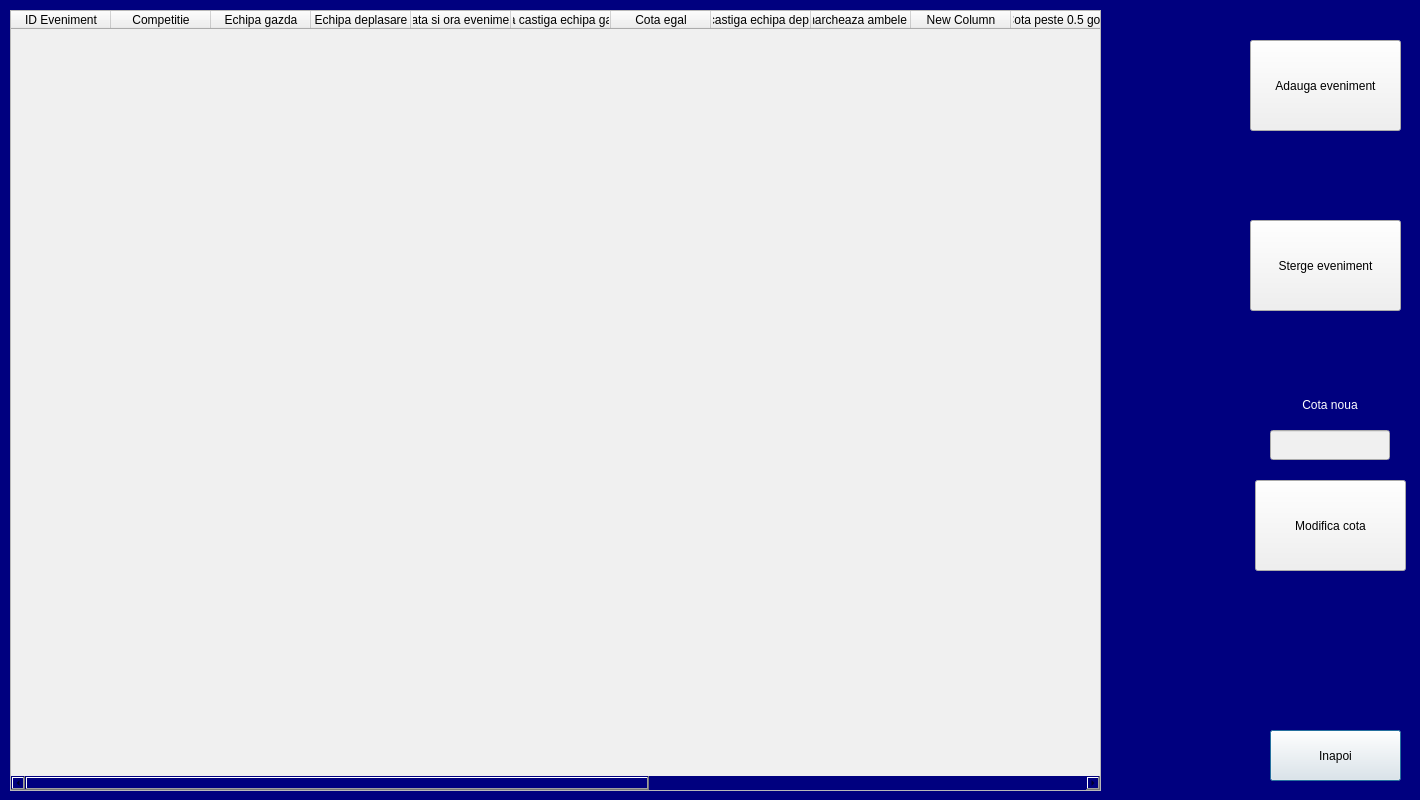
<?xml version="1.0" encoding="UTF-8"?>
<ui version="4.0">
 <class>Dialog</class>
 <widget class="QDialog" name="Dialog">
  <property name="geometry">
   <rect>
    <x>0</x>
    <y>0</y>
    <width>1420</width>
    <height>800</height>
   </rect>
  </property>
  <property name="windowTitle">
   <string>Dialog</string>
  </property>
  <property name="styleSheet">
   <string notr="true">background-color: rgb(0, 0, 127);</string>
  </property>
  <widget class="QTableWidget" name="tabel">
   <property name="geometry">
    <rect>
     <x>10</x>
     <y>10</y>
     <width>1091</width>
     <height>781</height>
    </rect>
   </property>
   <property name="styleSheet">
    <string notr="true">background-color: rgb(240, 240, 240);</string>
   </property>
   <column>
    <property name="text">
     <string>ID Eveniment</string>
    </property>
   </column>
   <column>
    <property name="text">
     <string>Competitie</string>
    </property>
   </column>
   <column>
    <property name="text">
     <string>Echipa gazda</string>
    </property>
   </column>
   <column>
    <property name="text">
     <string>Echipa deplasare</string>
    </property>
   </column>
   <column>
    <property name="text">
     <string>Data si ora eveniment</string>
    </property>
   </column>
   <column>
    <property name="text">
     <string>Cota castiga echipa gazda</string>
    </property>
   </column>
   <column>
    <property name="text">
     <string>Cota egal</string>
    </property>
   </column>
   <column>
    <property name="text">
     <string>Cota castiga echipa deplasare</string>
    </property>
   </column>
   <column>
    <property name="text">
     <string>Cota marcheaza ambele echipe</string>
    </property>
   </column>
   <column>
    <property name="text">
     <string>New Column</string>
    </property>
   </column>
   <column>
    <property name="text">
     <string>Cota peste 0.5 goluri</string>
    </property>
   </column>
   <column>
    <property name="text">
     <string>Cota sub 1.5 goluri</string>
    </property>
   </column>
   <column>
    <property name="text">
     <string>Cota peste 1.5 goluri</string>
    </property>
   </column>
   <column>
    <property name="text">
     <string>Cota sub 2.5 goluri</string>
    </property>
   </column>
   <column>
    <property name="text">
     <string>Cota peste 2.5 goluri</string>
    </property>
   </column>
   <column>
    <property name="text">
     <string>Cota sub 3.5 goluri</string>
    </property>
   </column>
   <column>
    <property name="text">
     <string>Cota peste 3.5 goluri</string>
    </property>
   </column>
  </widget>
  <widget class="QPushButton" name="butonInapoi">
   <property name="geometry">
    <rect>
     <x>1270</x>
     <y>730</y>
     <width>131</width>
     <height>51</height>
    </rect>
   </property>
   <property name="styleSheet">
    <string notr="true">background-color: rgb(240, 240, 240);</string>
   </property>
   <property name="text">
    <string>Inapoi</string>
   </property>
  </widget>
  <widget class="QPushButton" name="butonAdauga">
   <property name="geometry">
    <rect>
     <x>1250</x>
     <y>40</y>
     <width>151</width>
     <height>91</height>
    </rect>
   </property>
   <property name="styleSheet">
    <string notr="true">background-color: rgb(240, 240, 240);</string>
   </property>
   <property name="text">
    <string>Adauga eveniment</string>
   </property>
  </widget>
  <widget class="QPushButton" name="butonSterge">
   <property name="geometry">
    <rect>
     <x>1250</x>
     <y>220</y>
     <width>151</width>
     <height>91</height>
    </rect>
   </property>
   <property name="styleSheet">
    <string notr="true">background-color: rgb(240, 240, 240);</string>
   </property>
   <property name="text">
    <string>Sterge eveniment</string>
   </property>
  </widget>
  <widget class="QPushButton" name="butonModifica">
   <property name="geometry">
    <rect>
     <x>1255</x>
     <y>480</y>
     <width>151</width>
     <height>91</height>
    </rect>
   </property>
   <property name="styleSheet">
    <string notr="true">background-color: rgb(240, 240, 240);</string>
   </property>
   <property name="text">
    <string>Modifica cota</string>
   </property>
  </widget>
  <widget class="QLineEdit" name="newcota">
   <property name="geometry">
    <rect>
     <x>1270</x>
     <y>430</y>
     <width>120</width>
     <height>30</height>
    </rect>
   </property>
   <property name="styleSheet">
    <string notr="true">background-color: rgb(240, 240, 240);</string>
   </property>
  </widget>
  <widget class="QLabel" name="label_2">
   <property name="geometry">
    <rect>
     <x>1270</x>
     <y>390</y>
     <width>120</width>
     <height>30</height>
    </rect>
   </property>
   <property name="styleSheet">
    <string notr="true">color: rgb(255, 255, 255);
font: 12pt &quot;MS Shell Dlg 2&quot;;</string>
   </property>
   <property name="text">
    <string>Cota noua</string>
   </property>
   <property name="alignment">
    <set>Qt::AlignCenter</set>
   </property>
  </widget>
 </widget>
 <resources/>
 <connections/>
</ui>
